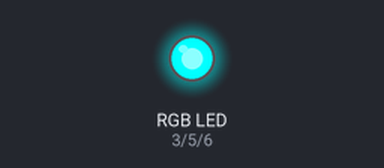
This sketch was run on a simulated Arduino Uno, built with avr-gcc and run on an emulated ATmega328P. Shown: an RGB LED mixed from three pins (HIGH = lit).

Above: at 0.1 s.
At 4.2 s:
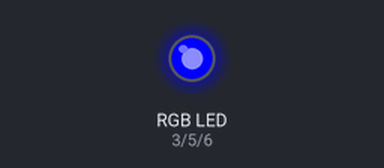
At 8.3 s:
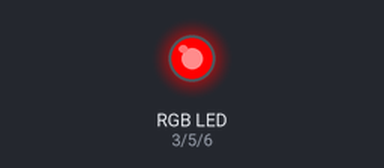
At 18.5 s:
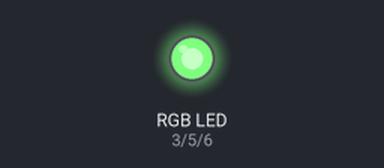
At 26.7 s:
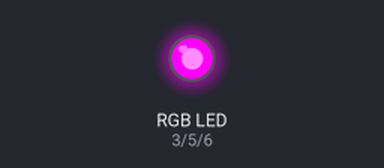
At 37.0 s:
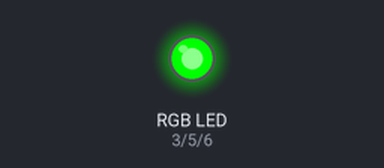
Timing chart, 0 to 40.0 s (numbered marks = the images above):
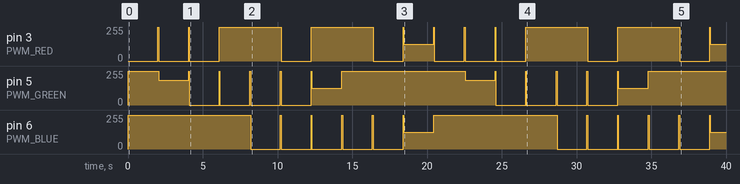

The sketch:

CommonAnode.ino
```cpp
//
// Demo of RGB mixing using a Common-Anode LED, 3 Push-buttons
//
//
//    Wiring:
//
//   Common-Anode LED :
//   Place in BB[j-5] : RED PIN    ---> Resistor (BB[i-5], BB[i-3]) --> Jumper wire : BB[f-3] to Arduino Pin ~3.
//            BB[j-6] : ANODE PIN  ---> Jumper Wire : BB[f-6] to BB[+-ve rail]
//            BB[j-7] : GREEN PIN, ---> Resistor (BB[h-7], BB[h-9]) --> Jumper wire : BB[g-9] to Arduino Pin ~5.
//            BB[j-8] : BLUE PIN, ---> Resistor (BB[f-8], BB[f-14]) --> Jumper wire : BB[g-9] to Arduino Pin ~5.
//
//                                                                             -

#define PWM_RED  3
#define PWM_GREEN  5
#define PWM_BLUE  6
#define ON_DELAY 2000
#define OFF_DELAY 50

byte red_cycle = 255;
byte green_cycle = 255;
byte blue_cycle = 255;

byte anodeValue(byte val) {
  return (255 - val);
}
void setup() {
  // put your setup code here, to run once:
  pinMode(PWM_RED, OUTPUT);
  pinMode(PWM_GREEN, OUTPUT);
  pinMode(PWM_BLUE, OUTPUT);

}

void lightLED(byte red, byte green, byte blue)
{
        analogWrite(PWM_RED,anodeValue(red));
        analogWrite(PWM_GREEN,anodeValue(green));
        analogWrite(PWM_BLUE,anodeValue(blue));

}

void dutyCycleLED(byte red, byte green, byte blue)
{
   lightLED(red, green, blue);
   delay(ON_DELAY);
   lightLED(0, 0, 0);
   delay(OFF_DELAY);
}
void loop() {

  //red, orange, yellow, chartreuse, green, spring, cyan, azure, blue, violet, magenta, and rose
    dutyCycleLED(255, 0, 0); //RED
    dutyCycleLED(255, 69, 0); //ORANGE
    dutyCycleLED(255,255,0); //YELLOW
    dutyCycleLED(0,255,0); //GREEN
    dutyCycleLED(0, 255, 255); //CYAN
    dutyCycleLED(255, 255, 255); //WHITE
    dutyCycleLED(0, 128, 255); //AZURE
    dutyCycleLED(0, 0, 255); //BLUE
    dutyCycleLED(255, 0, 255); //MAGENTA
    dutyCycleLED(128, 0, 128); //PURPLE
}
```
